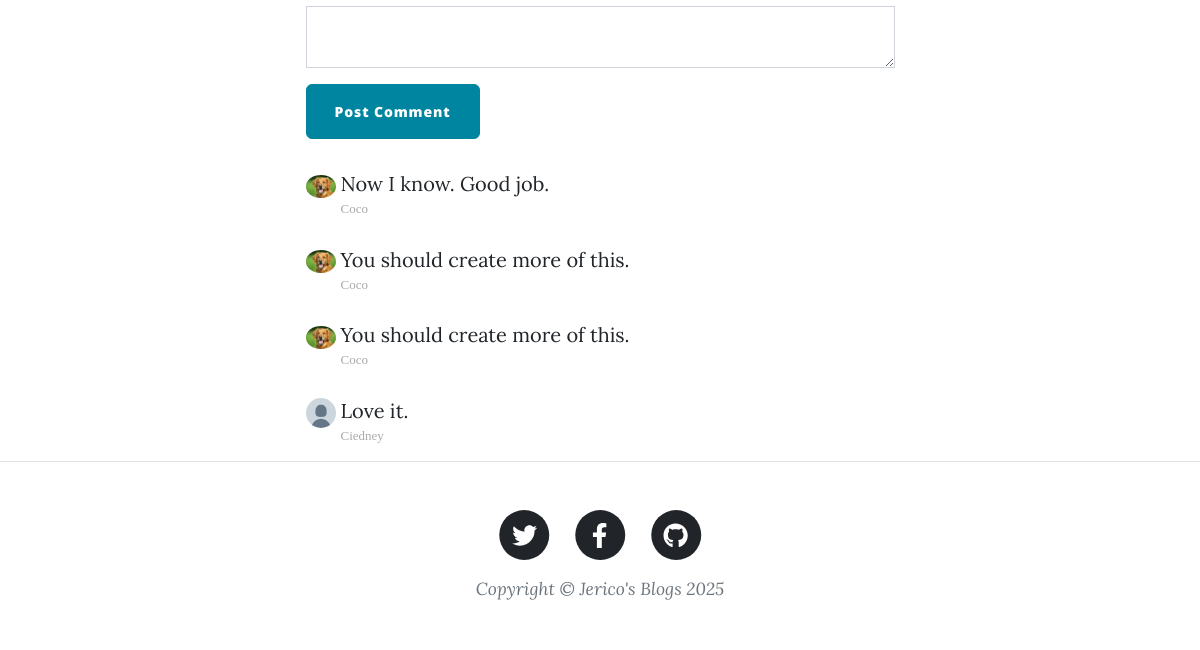
/post/1 (lower part), run on an earlier commit of the app's database.
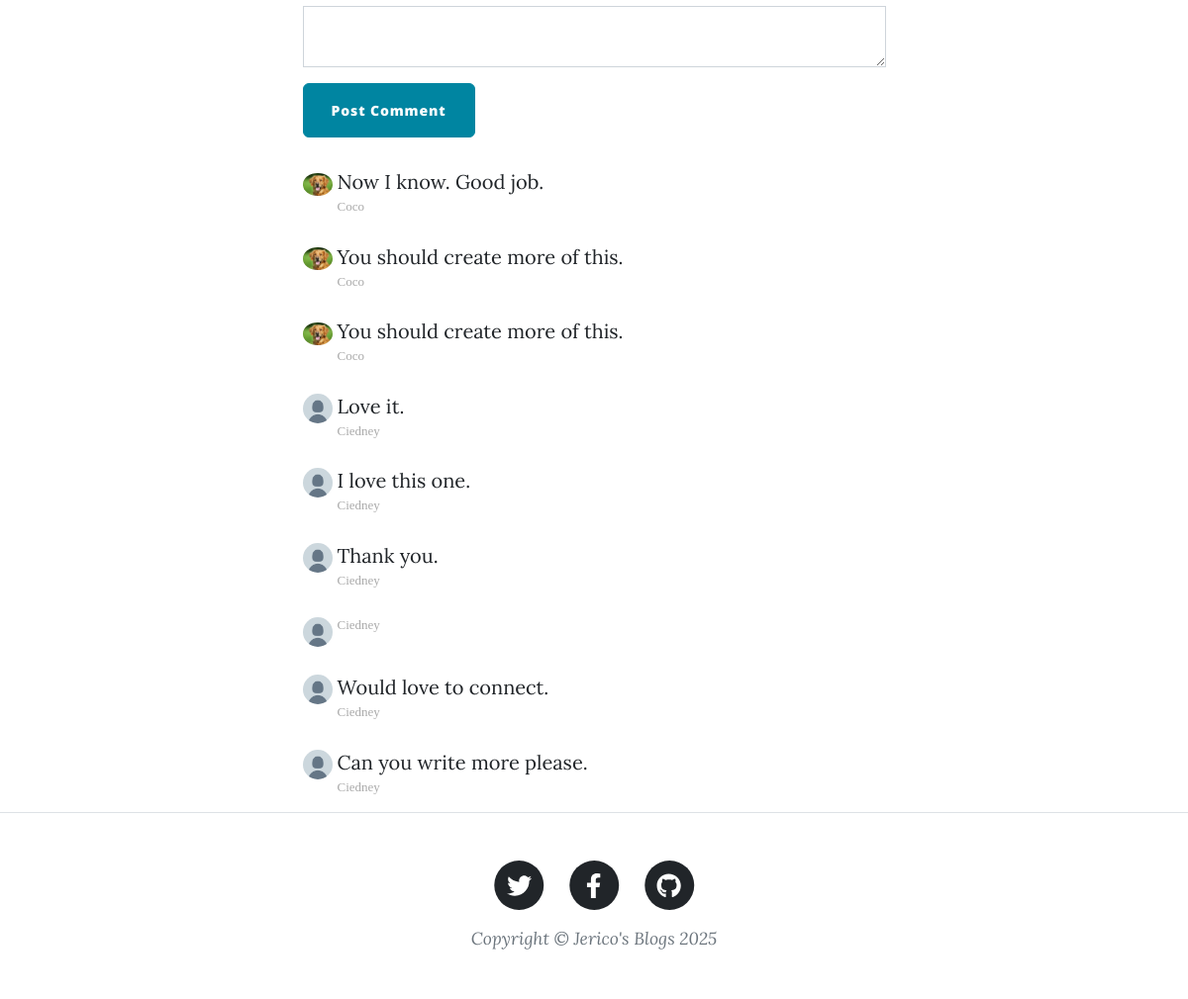
And on a later commit of the database.
### main.py (models this page shows)
class Comment(db.Model):
    __tablename__ = "comment"
    id: Mapped[int] = mapped_column(Integer, primary_key=True)
    author_id: Mapped[int] = mapped_column(ForeignKey("user.id"))
    comment_author: Mapped["User"] = relationship(back_populates="comments")
    text: Mapped[str] = mapped_column(String)
    post_id: Mapped[int] = mapped_column(ForeignKey("blog_posts.id"))
    parent_post: Mapped["BlogPost"] = relationship(back_populates="comments")

class User(UserMixin, db.Model):
    __tablename__ = "user"
    id: Mapped[int] = mapped_column(Integer, primary_key=True)
    email: Mapped[str] = mapped_column(String, unique=True, nullable=False)
    password: Mapped[str] = mapped_column(String, nullable=False)
    name: Mapped[str] = mapped_column(String, nullable=False)
    posts: Mapped[List["BlogPost"]] = relationship(back_populates="author")
    comments: Mapped[List["Comment"]] = relationship(back_populates="comment_author")

### main.py (the view, shortened to what this page needs)
@app.route("/post/<int:post_id>", methods=['GET', 'POST'])
def show_post(post_id):
    requested_post = db.get_or_404(BlogPost, post_id)
    comment_form = CommentForm()
    commenters = db.session.execute(db.select(Comment)).scalars().all()
    return render_template("post.html", post=requested_post, form=comment_form, all_comments=requested_post.comments, commenter=commenters)

### forms.py
class CommentForm(FlaskForm):
    text = TextAreaField("Comment")
    submit = SubmitField("Post Comment")

### templates/post.html (shortened to what this page needs)
{% from 'bootstrap5/form.html' import render_form %}
{% include "header.html" %}
<article>
  <div class="container px-4 px-lg-5">
    <div class="row gx-4 gx-lg-5 justify-content-center">
      <div class="col-md-10 col-lg-8 col-xl-7">
        {{ render_form(form) }}
        <div class="comment">
          {% for comment in all_comments %}
          <ul class="commentList">
            <li>
              <div class="commenterImage">
                {% if comment.comment_author.name == "Coco"%}
                <img src="../static/assets/img/Dog2.jpg" />
                {% else %}
                <img src="../static/assets/img/default-profile.jpg" />
                {% endif %}
              </div>
              <div class="commentText">
                {{ comment.text | safe }}
                <div class="date sub-text">{{ comment.comment_author.name }}</div>
              </div>
            </li>
          </ul>
          {% endfor %}
        </div>
      </div>
    </div>
  </div>
</article>
{% include "footer.html" %}

### templates/header.html (shortened to what this page needs)
<!DOCTYPE html>
<html lang="en">
  <head>
    {% block styles %}
    {{ bootstrap.load_css() }}
    <link
      href="{{ url_for('static', filename='css/styles.css') }}"
      rel="stylesheet"
    />
    {% endblock %}
  </head>
  <body>
  </body>
</html>

### templates/footer.html (shortened to what this page needs)
        <footer class="border-top">
          <div class="container px-4 px-lg-5">
              <div class="row gx-4 gx-lg-5 justify-content-center">
                  <div class="col-md-10 col-lg-8 col-xl-7">
                      <ul class="list-inline text-center">
                          <li class="list-inline-item">
                              <a href="#!">
                                  <span class="fa-stack fa-lg">
                                      <i class="fas fa-circle fa-stack-2x"></i>
                                      <i class="fab fa-twitter fa-stack-1x fa-inverse"></i>
                                  </span>
                              </a>
                          </li>
                          <li class="list-inline-item">
                              <a href="#!">
                                  <span class="fa-stack fa-lg">
                                      <i class="fas fa-circle fa-stack-2x"></i>
                                      <i class="fab fa-facebook-f fa-stack-1x fa-inverse"></i>
                                  </span>
                              </a>
                          </li>
                          <li class="list-inline-item">
                              <a href="#!">
                                  <span class="fa-stack fa-lg">
                                      <i class="fas fa-circle fa-stack-2x"></i>
                                      <i class="fab fa-github fa-stack-1x fa-inverse"></i>
                                  </span>
                              </a>
                          </li>
                      </ul>
                      <div class="small text-center text-muted fst-italic">Copyright &copy; Jerico's Blogs 2025</div>
                  </div>
              </div>
          </div>
      </footer>
  </body>
</html>

What changed in the data, as far as the page shows it:
added Comment: text "I love this one.", comment_author.name "Ciedney"
added Comment: text "Thank you.", comment_author.name "Ciedney"
added Comment: comment_author.name "Ciedney"
added Comment: text "Would love to connect.", comment_author.name "Ciedney"
added Comment: text "Can you write more please.", comment_author.name "Ciedney"
